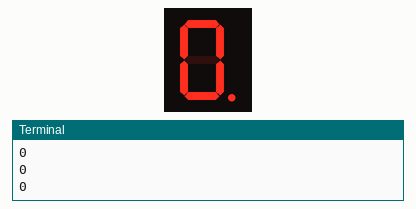
A program run on a simulated Raspberry Pi (BCM pin numbers). Shown: 1-digit seven-segment display, the last lines printed to the terminal. The segment pins are drawn as the display they are named for.

Above: at 0.1 s.
At 10.1 s:
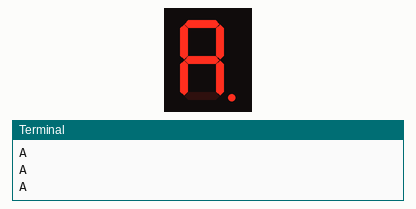
At 11.1 s:
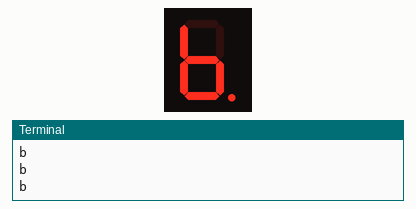
At 12.1 s:
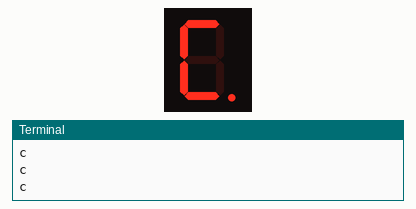
At 13.1 s:
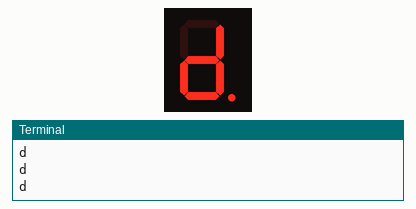
At 15.1 s:
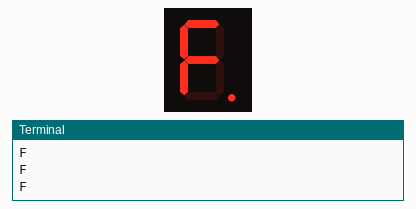

Measured:
- by itself, everything shown: repeats every 16.0 s, in 16 steps
- what the display in image 0 shows lasts 1.0 s, from 0.1 s to 1.1 s

The program:

main.py
```python
from time import sleep
import RPi.GPIO as GPIO

number_map = {
    "0": [1, 1, 1, 1, 1, 1, 0],
    "1": [0, 1, 1, 0, 0, 0, 0],
    "2": [1, 1, 0, 1, 1, 0, 1],
    "3": [1, 1, 1, 1, 0, 0, 1],
    "4": [0, 1, 1, 0, 0, 1, 1],
    "5": [1, 0, 1, 1, 0, 1, 1],
    "6": [1, 0, 1, 1, 1, 1, 1],
    "7": [1, 1, 1, 0, 0, 0, 0],
    "8": [1, 1, 1, 1, 1, 1, 1],
    "9": [1, 1, 1, 1, 0, 1, 1],
    "A": [1, 1, 1, 0, 1, 1, 1],
    "b": [0, 0, 1, 1, 1, 1, 1],
    "c": [1, 0, 0, 1, 1, 1, 0],
    "d": [0, 1, 1, 1, 1, 0, 1],
    "E": [1, 0, 0, 1, 1, 1, 1],
    "F": [1, 0, 0, 0, 1, 1, 1],
}

GPIO.setmode(GPIO.BCM)
GPIO.setwarnings(False)

pin_list = [17, 27, 22, 5, 6, 13, 19, 26]

GPIO.setup(17, GPIO.OUT)
GPIO.output(17, 1)

GPIO.setup(27, GPIO.OUT)
GPIO.output(27, 1)

GPIO.setup(22, GPIO.OUT)
GPIO.output(22, 1)

GPIO.setup(5, GPIO.OUT)
GPIO.output(5, 1)

GPIO.setup(6, GPIO.OUT)
GPIO.output(6, 1)

GPIO.setup(13, GPIO.OUT)
GPIO.output(13, 1)

GPIO.setup(19, GPIO.OUT)
GPIO.output(19, 1)

while True:
    for number in number_map.keys():
        print("Key:", number)
        for i, high in enumerate(number_map[number]):
            print(number)
            GPIO.output(pin_list[i], not high)
        sleep(1)
```
